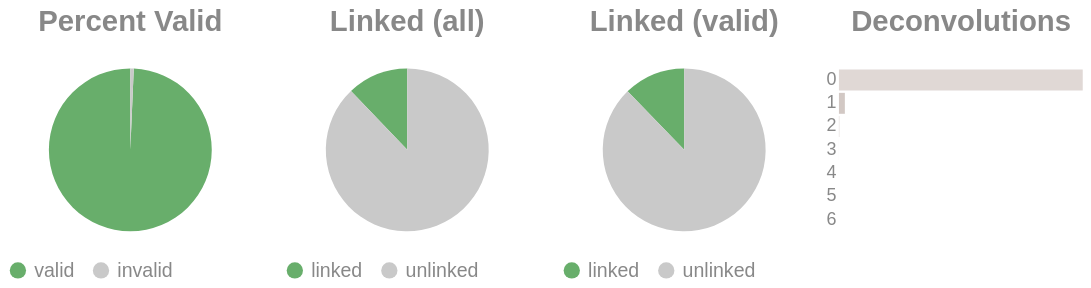

The notebook cell saved with this chart:
### Code cell
if SKIPLR:
    pass
else:
    clash = Counter()
    for i in valids['molecule'].to_list():
        _mol = i.split("-")
        if len(_mol) == 1:
            clash.update('0')
        else:
            clash.update(_mol[-1])

    _d = {"deconvolutions": [], 'count': []}
    for k,v in clash.items():
        _d['deconvolutions'].append(k)
        _d['count'].append(v)

    tot_valid = valids['reads'].sum()
    mask = valids['reads'] >= 2
    n_linked_reads = valids.filter(mask)['reads'].sum()
    if n_linked_reads == 0:
        print_html("No linked molecules (>=2 reads) were detected; skipping linked-only distributions.")
        SKIPLR = True
    else:
        perc_valid = round(tot_valid / n_reads, 4)
        linked_perc_abs = round(n_linked_reads / n_reads, 4)
        linked_perc = round(n_linked_reads / tot_valid, 4)

    _valid = pl.DataFrame({"valids": ['valid', 'invalid'], "count": [tot_valid, n_reads - tot_valid]})
    _linked_abs = pl.DataFrame({"linked (absolute)": ['linked', 'unlinked'], "count": [n_linked_reads, n_reads - n_linked_reads]})
    _linked_rel = pl.DataFrame({"linked (valids)": ['linked', 'unlinked'], "count": [n_linked_reads, tot_valid - n_linked_reads]})

    (
        alt.hconcat(
            piechart(_valid, goodval = 'valid', title = "Percent Valid"),
            piechart(_linked_abs, goodval = "linked", title =  "Linked (all)"),
            piechart(_linked_rel, goodval = "linked", title =  "Linked (valid)"),
            convolutionbar(pl.DataFrame(_d), title = "Deconvolutions"),
            center = True,
            bounds = 'flush'
        )
        .resolve_scale(color='independent')
        .resolve_legend('independent')
        .properties(usermeta={'embedOptions': {"actions": False}})
    ).display()

### Figure 1 — Vega-Lite specification as saved in the notebook (floating-point values rounded to 4 significant figures)
{"width": "container", "height": 400, "config": {"title": {"anchor": "start", "dy": -15, "fontSize": 18, "color": "#888888", "subtitleColor": "#888888", "subtitleFontSize": 14}, "arc": {"fill": "#0072B2"}, "axis": {"domainColor": "#888888", "domainWidth": 0.5, "gridWidth": 0.2, "grid": false, "titleFontWeight": 400, "titleFontSize": 15, "labelFontSize": 11, "labelColor": "#888888", "tickColor": "#888888", "tickWidth": 0.2, "titleColor": "#888888"}, "axisBand": {"grid": false}, "axisX": {"grid": true, "tickSize": 10, "domainCap": "round"}, "axisY": {"domain": false, "grid": true, "tickSize": 0, "domainCap": "round"}, "background": "transparent", "header": {"labelFontSize": 15, "labelColor": "#888888", "titleFontSize": 15, "titleFontWeight": 600, "titleColor": "#888888"}, "legend": {"labelFont": "sans-serif", "labelFontSize": 12, "labelColor": "#888888", "symbolSize": 100, "symbolType": "circle", "titleFontSize": 12, "titlePadding": 10, "titleColor": "#888888", "title": null}, "range": {"category": ["#E69F00", "#56B4E9", "#009E73", "#F0E442", "#0072B2", "#D55E00", "#CC79A7", "#000000"], "diverging": ["#cfe8f3", "#a2d4ec", "#73bfe2", "#46abdb", "#1696d2", "#12719e"]}, "area": {"fill": "#0072B2", "fillOpacity": 0.7, "line": true, "strokeOpacity": 0.7}, "line": {"color": "#0072B2", "stroke": "#0072B2", "strokeWidth": 2}, "trail": {"color": "#0072B2", "stroke": "#0072B2", "strokeWidth": 0, "size": 1}, "point": {"filled": true, "fillOpacity": 1.0, "size": 95}, "text": {"color": "#888888", "fontSize": 11, "align": "right", "fontWeight": 400, "size": 11}, "bar": {"fill": "#0072B2", "stroke": null}, "view": {"stroke": null, "continuousWidth": 660, "continuousHeight": 400}}, "hconcat": [{"data": {"name": "data-32d8d5bd840d01f6bfc10350177bba12"}, "mark": {"type": "arc"}, "encoding": {"color": {"field": "valids", "legend": {"orient": "bottom", "title": null}, "scale": {"domain": ["valid", "invalid"], "range": ["#68ae6b", "#C9C9C9"]}, "title": "Valids", "type": "nominal"}, "theta": {"field": "count", "type": "quantitative"}, "tooltip": [{"field": "valids", "title": "Valids", "type": "ordinal"}, {"field": "percent", "format": ".2%", "title": "Percent", "type": "quantitative"}, {"field": "count", "title": "Count", "type": "quantitative"}]}, "height": 100, "title": {"text": "Percent Valid", "align": "center", "anchor": "middle"}, "transform": [{"calculate": "datum.count / 3861016", "as": "percent"}], "width": 150}, {"data": {"name": "data-21da8ed35f145139d99074f1e2a7b5c1"}, "mark": {"type": "arc"}, "encoding": {"color": {"field": "linked (absolute)", "legend": {"orient": "bottom", "title": null}, "scale": {"domain": ["linked", "unlinked"], "range": ["#68ae6b", "#C9C9C9"]}, "title": "Linked (Absolute)", "type": "nominal"}, "theta": {"field": "count", "type": "quantitative"}, "tooltip": [{"field": "linked (absolute)", "title": "Linked (Absolute)", "type": "ordinal"}, {"field": "percent", "format": ".2%", "title": "Percent", "type": "quantitative"}, {"field": "count", "title": "Count", "type": "quantitative"}]}, "height": 100, "title": {"text": "Linked (all)", "align": "center", "anchor": "middle"}, "transform": [{"calculate": "datum.count / 3861016", "as": "percent"}], "width": 150}, {"data": {"name": "data-603ab50ad4b7b1a5fb37266c9183cfc5"}, "mark": {"type": "arc"}, "encoding": {"color": {"field": "linked (valids)", "legend": {"orient": "bottom", "title": null}, "scale": {"domain": ["linked", "unlinked"], "range": ["#68ae6b", "#C9C9C9"]}, "title": "Linked (Valids)", "type": "nominal"}, "theta": {"field": "count", "type": "quantitative"}, "tooltip": [{"field": "linked (valids)", "title": "Linked (Valids)", "type": "ordinal"}, {"field": "percent", "format": ".2%", "title": "Percent", "type": "quantitative"}, {"field": "count", "title": "Count", "type": "quantitative"}]}, "height": 100, "title": {"text": "Linked (valid)", "align": "center", "anchor": "middle"}, "transform": [{"calculate": "datum.count / 3834915", "as": "percent"}], "width": 150}, {"data": {"name": "data-cb94444416b0ee9a835d9faa7b6888f1"}, "mark": {"type": "bar"}, "encoding": {"color": {"field": "deconvolutions", "legend": null, "scale": {"scheme": "lightgreyred"}, "type": "nominal"}, "tooltip": [{"field": "deconvolutions", "title": "Deconvolutions", "type": "ordinal"}, {"field": "percent", "format": ".2%", "title": "Percent", "type": "quantitative"}, {"field": "count", "title": "Count", "type": "quantitative"}], "x": {"axis": null, "field": "count", "type": "quantitative"}, "y": {"field": "deconvolutions", "sort": "ascending", "title": null, "type": "nominal"}}, "height": 100, "title": {"text": "Deconvolutions", "align": "center", "anchor": "middle"}, "transform": [{"calculate": "datum.count / 3581201", "as": "percent"}], "width": 150}], "bounds": "flush", "center": true, "resolve": {"legend": {"angle": "independent"}, "scale": {"color": "independent"}}, "usermeta": {"embedOptions": {"actions": false}}, "$schema": "https://vega.github.io/schema/vega-lite/v6.1.0.json", "datasets": {"data-32d8d5bd840d01f6bfc10350177bba12": [{"valids": "valid", "count": 3834915}, {"valids": "invalid", "count": 26101}], "data-21da8ed35f145139d99074f1e2a7b5c1": [{"linked (absolute)": "linked", "count": 468890}, {"linked (absolute)": "unlinked", "count": 3392126}], "data-603ab50ad4b7b1a5fb37266c9183cfc5": [{"linked (valids)": "linked", "count": 468890}, {"linked (valids)": "unlinked", "count": 3366025}], "data-cb94444416b0ee9a835d9faa7b6888f1": [{"deconvolutions": "0", "count": 3492216}, {"deconvolutions": "1", "count": 84786}, {"deconvolutions": "2", "count": 3899}, {"deconvolutions": "3", "count": 263}, {"deconvolutions": "4", "count": 30}, {"deconvolutions": "5", "count": 6}, {"deconvolutions": "6", "count": 1}]}}
